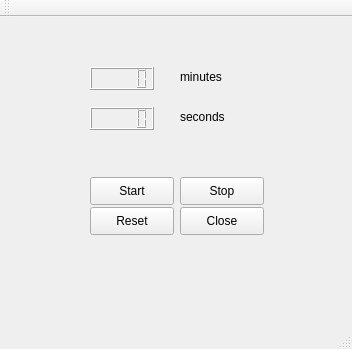
<?xml version="1.0" encoding="UTF-8"?>
<ui version="4.0">
 <class>MainWindow</class>
 <widget class="QMainWindow" name="MainWindow">
  <property name="geometry">
   <rect>
    <x>0</x>
    <y>0</y>
    <width>352</width>
    <height>349</height>
   </rect>
  </property>
  <property name="windowTitle">
   <string>MainWindow</string>
  </property>
  <widget class="QWidget" name="centralWidget">
   <widget class="QLCDNumber" name="lcdNumberMin">
    <property name="geometry">
     <rect>
      <x>90</x>
      <y>50</y>
      <width>64</width>
      <height>23</height>
     </rect>
    </property>
   </widget>
   <widget class="QLCDNumber" name="lcdNumberSec">
    <property name="geometry">
     <rect>
      <x>90</x>
      <y>90</y>
      <width>64</width>
      <height>23</height>
     </rect>
    </property>
   </widget>
   <widget class="QLabel" name="min">
    <property name="geometry">
     <rect>
      <x>180</x>
      <y>50</y>
      <width>63</width>
      <height>20</height>
     </rect>
    </property>
    <property name="text">
     <string>minutes</string>
    </property>
   </widget>
   <widget class="QLabel" name="sec">
    <property name="geometry">
     <rect>
      <x>180</x>
      <y>90</y>
      <width>63</width>
      <height>20</height>
     </rect>
    </property>
    <property name="text">
     <string>seconds</string>
    </property>
   </widget>
   <widget class="QPushButton" name="startButton">
    <property name="geometry">
     <rect>
      <x>90</x>
      <y>160</y>
      <width>84</width>
      <height>28</height>
     </rect>
    </property>
    <property name="text">
     <string>Start</string>
    </property>
   </widget>
   <widget class="QPushButton" name="stopButton">
    <property name="geometry">
     <rect>
      <x>180</x>
      <y>160</y>
      <width>84</width>
      <height>28</height>
     </rect>
    </property>
    <property name="text">
     <string>Stop</string>
    </property>
   </widget>
   <widget class="QPushButton" name="closeButton">
    <property name="geometry">
     <rect>
      <x>180</x>
      <y>190</y>
      <width>84</width>
      <height>28</height>
     </rect>
    </property>
    <property name="text">
     <string>Close</string>
    </property>
   </widget>
   <widget class="QPushButton" name="resetButton">
    <property name="geometry">
     <rect>
      <x>90</x>
      <y>190</y>
      <width>84</width>
      <height>28</height>
     </rect>
    </property>
    <property name="text">
     <string>Reset</string>
    </property>
   </widget>
  </widget>
  <widget class="QMenuBar" name="menuBar">
   <property name="geometry">
    <rect>
     <x>0</x>
     <y>0</y>
     <width>352</width>
     <height>25</height>
    </rect>
   </property>
  </widget>
  <widget class="QToolBar" name="mainToolBar">
   <attribute name="toolBarArea">
    <enum>TopToolBarArea</enum>
   </attribute>
   <attribute name="toolBarBreak">
    <bool>false</bool>
   </attribute>
  </widget>
  <widget class="QStatusBar" name="statusBar"/>
 </widget>
 <layoutdefault spacing="6" margin="11"/>
 <resources/>
 <connections>
  <connection>
   <sender>closeButton</sender>
   <signal>clicked()</signal>
   <receiver>MainWindow</receiver>
   <slot>close()</slot>
   <hints>
    <hint type="sourcelabel">
     <x>221</x>
     <y>245</y>
    </hint>
    <hint type="destinationlabel">
     <x>175</x>
     <y>174</y>
    </hint>
   </hints>
  </connection>
 </connections>
</ui>
